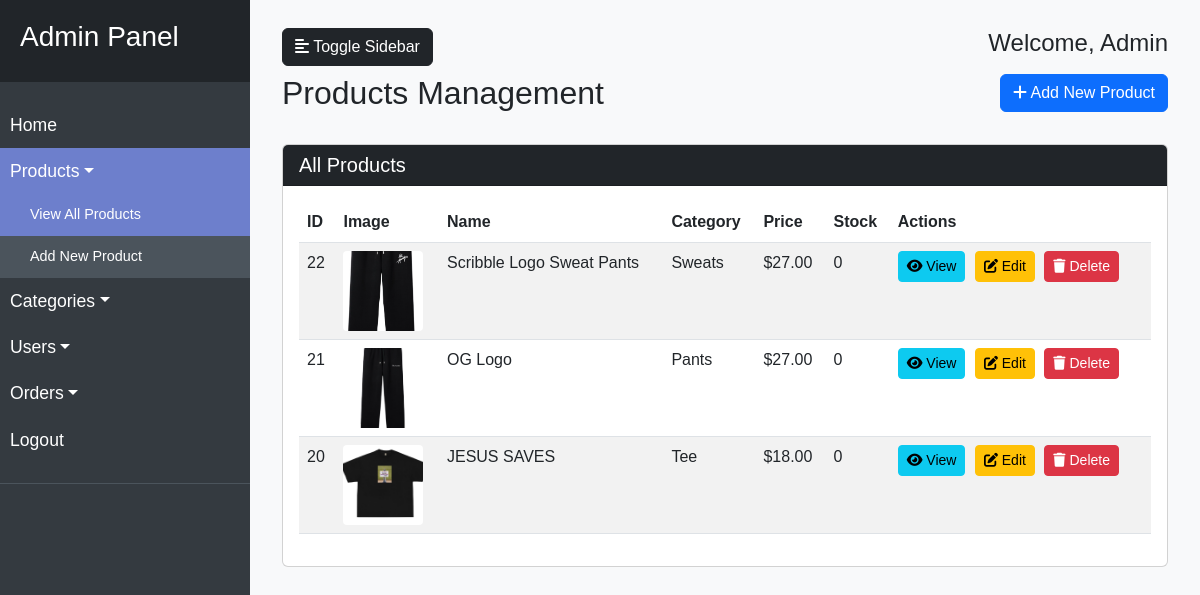
Page /products.php (signed in) on the committed database.
### tables this page shows
CREATE TABLE `products` (
  `ProductID` int(11) NOT NULL,
  `ProductName` varchar(100) NOT NULL,
  `Description` text DEFAULT NULL,
  `Price` decimal(10,2) NOT NULL,
  `sizes` varchar(255) NOT NULL,
  `StockQuantity` int(11) NOT NULL,
  `images` text NOT NULL,
  `created_at` timestamp NOT NULL DEFAULT current_timestamp(),
  `categories` varchar(255) NOT NULL,
  `edited_at` timestamp NOT NULL DEFAULT current_timestamp() ON UPDATE current_timestamp(),
  `updated_at` timestamp NOT NULL DEFAULT current_timestamp() ON UPDATE current_timestamp()
);

CREATE TABLE `categories` (
  `id` int(11) NOT NULL,
  `category_name` varchar(100) NOT NULL,
  `date_added` timestamp NOT NULL DEFAULT current_timestamp(),
  `date_edited` timestamp NOT NULL DEFAULT current_timestamp() ON UPDATE current_timestamp()
);

### products.php (the view, shortened to what this page needs)
<?php
require_once 'db_connection.php';
$query = "
    SELECT p.*, c.category_name
    FROM products p
    LEFT JOIN categories c ON p.categories = c.id
    ORDER BY p.ProductID DESC
";
$products = $conn->query($query);
?>
<!DOCTYPE html>
<html lang="en">
<head>
    <link href="https://cdn.jsdelivr.net/npm/bootstrap@5.3.0-alpha1/dist/css/bootstrap.min.css" rel="stylesheet">
    <link rel="stylesheet" href="https://cdnjs.cloudflare.com/ajax/libs/font-awesome/6.4.0/css/all.min.css">
</head>
<body>
    <div class="wrapper">
        <nav id="sidebar">
            <div class="sidebar-header">
                <h3>Admin Panel</h3>
            </div>
            <ul class="list-unstyled components">
                <li>
                    <a href="admin.php">Home</a>
                </li>
                <li class="active">
                    <a href="#productSubmenu" data-bs-toggle="collapse" aria-expanded="true" class="dropdown-toggle">Products</a>
                    <ul class="collapse show list-unstyled" id="productSubmenu">
                        <li class="active">
                            <a href="products.php">View All Products</a>
                        </li>
                        <li>
                            <a href="add_product.php">Add New Product</a>
                        </li>
                    </ul>
                </li>
                <li>
                    <a href="#categorySubmenu" data-bs-toggle="collapse" aria-expanded="false" class="dropdown-toggle">Categories</a>
                </li>
                <li>
                    <a href="#userSubmenu" data-bs-toggle="collapse" aria-expanded="false" class="dropdown-toggle">Users</a>
                </li>
                <li>
                    <a href="#orderSubmenu" data-bs-toggle="collapse" aria-expanded="false" class="dropdown-toggle">Orders</a>
                </li>
                <li>
                    <a href="logout.php">Logout</a>
                </li>
            </ul>
        </nav>
        <div id="content">
            <nav class="navbar navbar-expand-lg navbar-light bg-light">
                <div class="container-fluid">
                    <button type="button" id="sidebarCollapse" class="btn btn-dark">
                        <i class="fas fa-align-left"></i>
                        <span>Toggle Sidebar</span>
                    </button>
                    <div>
                        <h4>Welcome, <?php echo $_SESSION['Username'] ?? 'Admin'; ?></h4>
                    </div>
                </div>
            </nav>
            <div class="container-fluid">
                <div class="row mb-4">
                    <div class="col-md-6">
                        <h2>Products Management</h2>
                    </div>
                    <div class="col-md-6 text-end">
                        <a href="add_product.php" class="btn btn-primary">
                            <i class="fas fa-plus"></i> Add New Product
                        </a>
                    </div>
                </div>
                <div class="card">
                    <div class="card-header bg-dark text-white">
                        <h5 class="mb-0">All Products</h5>
                    </div>
                    <div class="card-body">
                        <div class="table-responsive">
                            <table class="table table-striped table-hover">
                                <thead>
                                    <tr>
                                        <th>ID</th>
                                        <th>Image</th>
                                        <th>Name</th>
                                        <th>Category</th>
                                        <th>Price</th>
                                        <th>Stock</th>
                                        <th>Actions</th>
                                    </tr>
                                </thead>
                                <tbody>
                                    <?php if($products->num_rows > 0): ?>
                                        <?php while($product = $products->fetch_assoc()):
                                            $productImages = json_decode($product['images'], true);
                                            $firstImage = is_array($productImages) && !empty($productImages) ? $productImages[0] : 'uploads/no-image.jpg';
                                        ?>
                                            <tr>
                                                <td><?php echo $product['ProductID']; ?></td>
                                                <td>
                                                    <img src="<?php echo htmlspecialchars($firstImage); ?>" class="product-image" alt="<?php echo htmlspecialchars($product['ProductName']); ?>">
                                                </td>
                                                <td><?php echo htmlspecialchars($product['ProductName']); ?></td>
                                                <td><?php echo htmlspecialchars($product['category_name'] ?? 'Uncategorized'); ?></td>
                                                <td>$<?php echo number_format($product['Price'], 2); ?></td>
                                                <td><?php echo $product['StockQuantity']; ?></td>
                                                <td class="action-buttons">
                                                    <a href="view_product.php?id=<?php echo $product['ProductID']; ?>" class="btn btn-sm btn-info">
                                                        <i class="fas fa-eye"></i> View
                                                    </a>
                                                    <a href="edit_product.php?id=<?php echo $product['ProductID']; ?>" class="btn btn-sm btn-warning">
                                                        <i class="fas fa-edit"></i> Edit
                                                    </a>
                                                    <a href="javascript:void(0);" onclick="confirmDelete(<?php echo $product['ProductID']; ?>)" class="btn btn-sm btn-danger">
                                                        <i class="fas fa-trash"></i> Delete
                                                    </a>
                                                </td>
                                            </tr>
                                        <?php endwhile; ?>
                                    <?php else: ?>
                                        <tr>
                                            <td colspan="7" class="text-center">No products found.</td>
                                        </tr>
                                    <?php endif; ?>
                                </tbody>
                            </table>
                        </div>
                    </div>
                </div>
            </div>
        </div>
    </div>
</body>
</html>

### products.php (style rules this page uses)
body { font-family: 'Arial', sans-serif; background-color: #f8f9fa; }
#sidebar { min-width: 250px; max-width: 250px; min-height: 100vh; background: #343a40; color: #fff; transition: all 0.3s; }
#sidebar .sidebar-header { padding: 20px; background: #212529; }
#sidebar ul.components { padding: 20px 0; border-bottom: 1px solid #4b545c; }
#sidebar ul li a { padding: 10px; font-size: 1.1em; display: block; color: #fff; text-decoration: none; }
#sidebar ul li.active > a, a[aria-expanded="true"] { color: #fff; background: #6d7fcc; }
ul ul a { font-size: 0.9em !important; padding-left: 30px !important; background: #4b545c; }
.wrapper { display: flex; width: 100%; }
#content { width: 100%; padding: 20px; min-height: 100vh; transition: all 0.3s; }
.product-image { width: 80px; height: 80px; object-fit: cover; border-radius: 4px; }
.action-buttons .btn { margin-right: 5px; }

### rows in the picture
products: ProductID "22", shows a picture, ProductName "Scribble Logo Sweat Pants", categories.category_name "Sweats", Price "27.00", StockQuantity "0"
products: ProductID "21", shows a picture, ProductName "OG Logo", categories.category_name "Pants", Price "27.00", StockQuantity "0"
products: ProductID "20", shows a picture, ProductName "JESUS SAVES", categories.category_name "Tee", Price "18.00", StockQuantity "0"

### other values in the picture
$_SESSION['Username'] "Admin"
